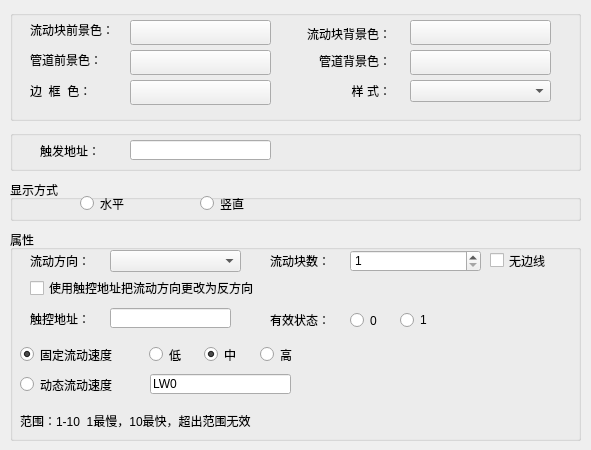
<?xml version="1.0" encoding="UTF-8"?>
<ui version="4.0">
 <class>QFlowBlockGenDlg</class>
 <widget class="QWidget" name="QFlowBlockGenDlg">
  <property name="geometry">
   <rect>
    <x>0</x>
    <y>0</y>
    <width>591</width>
    <height>450</height>
   </rect>
  </property>
  <property name="windowTitle">
   <string>Form</string>
  </property>
  <widget class="QGroupBox" name="groupBox_3">
   <property name="geometry">
    <rect>
     <x>10</x>
     <y>130</y>
     <width>571</width>
     <height>41</height>
    </rect>
   </property>
   <property name="title">
    <string/>
   </property>
   <widget class="QLabel" name="label_10">
    <property name="geometry">
     <rect>
      <x>30</x>
      <y>10</y>
      <width>81</width>
      <height>21</height>
     </rect>
    </property>
    <property name="text">
     <string>触发地址：</string>
    </property>
   </widget>
   <widget class="QLineEdit" name="Monitor_Address">
    <property name="geometry">
     <rect>
      <x>120</x>
      <y>10</y>
      <width>141</width>
      <height>20</height>
     </rect>
    </property>
   </widget>
   <widget class="QPushButton" name="Monitor_Address_Btn">
    <property name="geometry">
     <rect>
      <x>260</x>
      <y>10</y>
      <width>21</width>
      <height>21</height>
     </rect>
    </property>
    <property name="focusPolicy">
     <enum>Qt::NoFocus</enum>
    </property>
    <property name="text">
     <string/>
    </property>
    <property name="icon">
     <iconset resource="../../resourse.qrc">
      <normaloff>:/addressintput/images/address.bmp</normaloff>:/addressintput/images/address.bmp</iconset>
    </property>
    <property name="flat">
     <bool>true</bool>
    </property>
   </widget>
  </widget>
  <widget class="QGroupBox" name="groupBox_6">
   <property name="geometry">
    <rect>
     <x>10</x>
     <y>10</y>
     <width>571</width>
     <height>111</height>
    </rect>
   </property>
   <property name="title">
    <string/>
   </property>
   <widget class="QLabel" name="label_4">
    <property name="geometry">
     <rect>
      <x>280</x>
      <y>13</y>
      <width>101</width>
      <height>21</height>
     </rect>
    </property>
    <property name="text">
     <string>流动块背景色：</string>
    </property>
    <property name="alignment">
     <set>Qt::AlignRight|Qt::AlignTrailing|Qt::AlignVCenter</set>
    </property>
   </widget>
   <widget class="QLabel" name="label_5">
    <property name="geometry">
     <rect>
      <x>20</x>
      <y>10</y>
      <width>91</width>
      <height>20</height>
     </rect>
    </property>
    <property name="text">
     <string>流动块前景色：</string>
    </property>
   </widget>
   <widget class="QPushButton" name="m_flowfrontcolorbtn">
    <property name="geometry">
     <rect>
      <x>120</x>
      <y>10</y>
      <width>141</width>
      <height>25</height>
     </rect>
    </property>
    <property name="focusPolicy">
     <enum>Qt::NoFocus</enum>
    </property>
    <property name="text">
     <string/>
    </property>
   </widget>
   <widget class="QPushButton" name="m_flowbackcolorbtn">
    <property name="geometry">
     <rect>
      <x>400</x>
      <y>10</y>
      <width>141</width>
      <height>25</height>
     </rect>
    </property>
    <property name="focusPolicy">
     <enum>Qt::NoFocus</enum>
    </property>
    <property name="text">
     <string/>
    </property>
   </widget>
   <widget class="QPushButton" name="m_pipebackcolorbtn">
    <property name="geometry">
     <rect>
      <x>400</x>
      <y>40</y>
      <width>141</width>
      <height>25</height>
     </rect>
    </property>
    <property name="focusPolicy">
     <enum>Qt::NoFocus</enum>
    </property>
    <property name="text">
     <string/>
    </property>
   </widget>
   <widget class="QPushButton" name="m_pipefrontcolorbtn">
    <property name="geometry">
     <rect>
      <x>120</x>
      <y>40</y>
      <width>141</width>
      <height>25</height>
     </rect>
    </property>
    <property name="focusPolicy">
     <enum>Qt::NoFocus</enum>
    </property>
    <property name="text">
     <string/>
    </property>
   </widget>
   <widget class="QLabel" name="label_6">
    <property name="geometry">
     <rect>
      <x>280</x>
      <y>40</y>
      <width>101</width>
      <height>21</height>
     </rect>
    </property>
    <property name="text">
     <string>管道背景色：</string>
    </property>
    <property name="alignment">
     <set>Qt::AlignRight|Qt::AlignTrailing|Qt::AlignVCenter</set>
    </property>
   </widget>
   <widget class="QLabel" name="label_7">
    <property name="geometry">
     <rect>
      <x>20</x>
      <y>40</y>
      <width>91</width>
      <height>20</height>
     </rect>
    </property>
    <property name="text">
     <string>管道前景色：</string>
    </property>
   </widget>
   <widget class="QPushButton" name="m_framcolorbtn">
    <property name="geometry">
     <rect>
      <x>120</x>
      <y>70</y>
      <width>141</width>
      <height>25</height>
     </rect>
    </property>
    <property name="focusPolicy">
     <enum>Qt::NoFocus</enum>
    </property>
    <property name="text">
     <string/>
    </property>
   </widget>
   <widget class="QLabel" name="label_8">
    <property name="geometry">
     <rect>
      <x>20</x>
      <y>70</y>
      <width>91</width>
      <height>21</height>
     </rect>
    </property>
    <property name="text">
     <string>边  框  色：</string>
    </property>
   </widget>
   <widget class="QLabel" name="label_9">
    <property name="geometry">
     <rect>
      <x>290</x>
      <y>70</y>
      <width>91</width>
      <height>21</height>
     </rect>
    </property>
    <property name="text">
     <string>样 式：</string>
    </property>
    <property name="alignment">
     <set>Qt::AlignRight|Qt::AlignTrailing|Qt::AlignVCenter</set>
    </property>
   </widget>
   <widget class="QComboBox" name="m_patterncmb">
    <property name="geometry">
     <rect>
      <x>400</x>
      <y>70</y>
      <width>141</width>
      <height>22</height>
     </rect>
    </property>
   </widget>
  </widget>
  <widget class="QGroupBox" name="groupBox_4">
   <property name="geometry">
    <rect>
     <x>10</x>
     <y>230</y>
     <width>571</width>
     <height>211</height>
    </rect>
   </property>
   <property name="title">
    <string>属性</string>
   </property>
   <widget class="QLabel" name="label_12">
    <property name="geometry">
     <rect>
      <x>20</x>
      <y>20</y>
      <width>71</width>
      <height>21</height>
     </rect>
    </property>
    <property name="text">
     <string>流动方向：</string>
    </property>
   </widget>
   <widget class="QComboBox" name="m_drectioncmb">
    <property name="geometry">
     <rect>
      <x>100</x>
      <y>20</y>
      <width>131</width>
      <height>22</height>
     </rect>
    </property>
   </widget>
   <widget class="QLabel" name="label_14">
    <property name="geometry">
     <rect>
      <x>260</x>
      <y>20</y>
      <width>71</width>
      <height>21</height>
     </rect>
    </property>
    <property name="text">
     <string>流动块数：</string>
    </property>
    <property name="alignment">
     <set>Qt::AlignLeading|Qt::AlignLeft|Qt::AlignVCenter</set>
    </property>
   </widget>
   <widget class="QSpinBox" name="m_countspinBox">
    <property name="geometry">
     <rect>
      <x>340</x>
      <y>20</y>
      <width>131</width>
      <height>22</height>
     </rect>
    </property>
    <property name="minimum">
     <number>1</number>
    </property>
    <property name="maximum">
     <number>30</number>
    </property>
   </widget>
   <widget class="QCheckBox" name="m_noframcheck">
    <property name="geometry">
     <rect>
      <x>480</x>
      <y>20</y>
      <width>81</width>
      <height>21</height>
     </rect>
    </property>
    <property name="focusPolicy">
     <enum>Qt::NoFocus</enum>
    </property>
    <property name="text">
     <string>无边线</string>
    </property>
   </widget>
   <widget class="QCheckBox" name="m_changdircheck">
    <property name="geometry">
     <rect>
      <x>20</x>
      <y>50</y>
      <width>291</width>
      <height>16</height>
     </rect>
    </property>
    <property name="focusPolicy">
     <enum>Qt::NoFocus</enum>
    </property>
    <property name="text">
     <string>使用触控地址把流动方向更改为反方向</string>
    </property>
   </widget>
   <widget class="QLabel" name="m_label1">
    <property name="geometry">
     <rect>
      <x>20</x>
      <y>78</y>
      <width>71</width>
      <height>21</height>
     </rect>
    </property>
    <property name="text">
     <string>触控地址：</string>
    </property>
    <property name="alignment">
     <set>Qt::AlignLeading|Qt::AlignLeft|Qt::AlignVCenter</set>
    </property>
   </widget>
   <widget class="QLineEdit" name="m_touchaddredit">
    <property name="geometry">
     <rect>
      <x>100</x>
      <y>78</y>
      <width>121</width>
      <height>20</height>
     </rect>
    </property>
   </widget>
   <widget class="QRadioButton" name="m_radio0">
    <property name="geometry">
     <rect>
      <x>340</x>
      <y>80</y>
      <width>41</width>
      <height>21</height>
     </rect>
    </property>
    <property name="text">
     <string>0</string>
    </property>
    <attribute name="buttonGroup">
     <string>buttonGroup</string>
    </attribute>
   </widget>
   <widget class="QRadioButton" name="m_radio1">
    <property name="geometry">
     <rect>
      <x>390</x>
      <y>80</y>
      <width>41</width>
      <height>20</height>
     </rect>
    </property>
    <property name="text">
     <string>1</string>
    </property>
    <attribute name="buttonGroup">
     <string>buttonGroup</string>
    </attribute>
   </widget>
   <widget class="QPushButton" name="m_touchbtn">
    <property name="geometry">
     <rect>
      <x>220</x>
      <y>75</y>
      <width>21</width>
      <height>23</height>
     </rect>
    </property>
    <property name="text">
     <string/>
    </property>
    <property name="icon">
     <iconset resource="../../resourse.qrc">
      <normaloff>:/addressintput/images/address.bmp</normaloff>:/addressintput/images/address.bmp</iconset>
    </property>
    <property name="flat">
     <bool>true</bool>
    </property>
   </widget>
   <widget class="QLabel" name="m_label2">
    <property name="geometry">
     <rect>
      <x>260</x>
      <y>79</y>
      <width>71</width>
      <height>21</height>
     </rect>
    </property>
    <property name="text">
     <string>有效状态：</string>
    </property>
   </widget>
   <widget class="QPushButton" name="FlowSpeedKeyboard">
    <property name="geometry">
     <rect>
      <x>281</x>
      <y>142</y>
      <width>21</width>
      <height>23</height>
     </rect>
    </property>
    <property name="focusPolicy">
     <enum>Qt::NoFocus</enum>
    </property>
    <property name="text">
     <string/>
    </property>
    <property name="icon">
     <iconset resource="../../resourse.qrc">
      <normaloff>:/addressintput/images/address.bmp</normaloff>:/addressintput/images/address.bmp</iconset>
    </property>
    <property name="flat">
     <bool>true</bool>
    </property>
   </widget>
   <widget class="QLineEdit" name="FlowSpeed">
    <property name="geometry">
     <rect>
      <x>140</x>
      <y>144</y>
      <width>141</width>
      <height>20</height>
     </rect>
    </property>
    <property name="text">
     <string>LW0</string>
    </property>
   </widget>
   <widget class="QRadioButton" name="FixupFlowspeed">
    <property name="geometry">
     <rect>
      <x>10</x>
      <y>114</y>
      <width>121</width>
      <height>21</height>
     </rect>
    </property>
    <property name="text">
     <string>固定流动速度</string>
    </property>
    <property name="checked">
     <bool>true</bool>
    </property>
    <attribute name="buttonGroup">
     <string>buttonGroup_2</string>
    </attribute>
   </widget>
   <widget class="QRadioButton" name="DynamicFlowSpeed">
    <property name="geometry">
     <rect>
      <x>10</x>
      <y>144</y>
      <width>121</width>
      <height>21</height>
     </rect>
    </property>
    <property name="text">
     <string>动态流动速度</string>
    </property>
    <attribute name="buttonGroup">
     <string>buttonGroup_2</string>
    </attribute>
   </widget>
   <widget class="QRadioButton" name="low">
    <property name="geometry">
     <rect>
      <x>139</x>
      <y>114</y>
      <width>51</width>
      <height>21</height>
     </rect>
    </property>
    <property name="text">
     <string>低</string>
    </property>
   </widget>
   <widget class="QRadioButton" name="middle">
    <property name="geometry">
     <rect>
      <x>194</x>
      <y>114</y>
      <width>51</width>
      <height>21</height>
     </rect>
    </property>
    <property name="text">
     <string>中</string>
    </property>
    <property name="checked">
     <bool>true</bool>
    </property>
   </widget>
   <widget class="QRadioButton" name="high">
    <property name="geometry">
     <rect>
      <x>250</x>
      <y>114</y>
      <width>61</width>
      <height>21</height>
     </rect>
    </property>
    <property name="text">
     <string>高</string>
    </property>
   </widget>
   <widget class="QLabel" name="dongtaifanwei">
    <property name="geometry">
     <rect>
      <x>10</x>
      <y>180</y>
      <width>541</width>
      <height>21</height>
     </rect>
    </property>
    <property name="text">
     <string>范围：1-10  1最慢，10最快，超出范围无效</string>
    </property>
   </widget>
  </widget>
  <widget class="QGroupBox" name="groupBox">
   <property name="geometry">
    <rect>
     <x>10</x>
     <y>180</y>
     <width>571</width>
     <height>41</height>
    </rect>
   </property>
   <property name="title">
    <string>显示方式</string>
   </property>
   <widget class="QRadioButton" name="m_Hradio">
    <property name="geometry">
     <rect>
      <x>70</x>
      <y>13</y>
      <width>101</width>
      <height>21</height>
     </rect>
    </property>
    <property name="focusPolicy">
     <enum>Qt::NoFocus</enum>
    </property>
    <property name="text">
     <string>水平</string>
    </property>
   </widget>
   <widget class="QRadioButton" name="m_Vradio">
    <property name="geometry">
     <rect>
      <x>190</x>
      <y>13</y>
      <width>121</width>
      <height>21</height>
     </rect>
    </property>
    <property name="focusPolicy">
     <enum>Qt::NoFocus</enum>
    </property>
    <property name="text">
     <string>竖直</string>
    </property>
   </widget>
  </widget>
 </widget>
 <tabstops>
  <tabstop>m_patterncmb</tabstop>
  <tabstop>Monitor_Address</tabstop>
  <tabstop>Monitor_Address_Btn</tabstop>
  <tabstop>m_Hradio</tabstop>
  <tabstop>m_Vradio</tabstop>
  <tabstop>m_drectioncmb</tabstop>
  <tabstop>m_changdircheck</tabstop>
  <tabstop>m_touchaddredit</tabstop>
  <tabstop>m_touchbtn</tabstop>
  <tabstop>m_radio0</tabstop>
  <tabstop>m_radio1</tabstop>
  <tabstop>m_countspinBox</tabstop>
  <tabstop>m_noframcheck</tabstop>
  <tabstop>FlowSpeed</tabstop>
  <tabstop>FlowSpeedKeyboard</tabstop>
 </tabstops>
 <resources>
  <include location="../../resourse.qrc"/>
 </resources>
 <connections/>
 <buttongroups>
  <buttongroup name="buttonGroup_2"/>
  <buttongroup name="buttonGroup"/>
 </buttongroups>
</ui>
